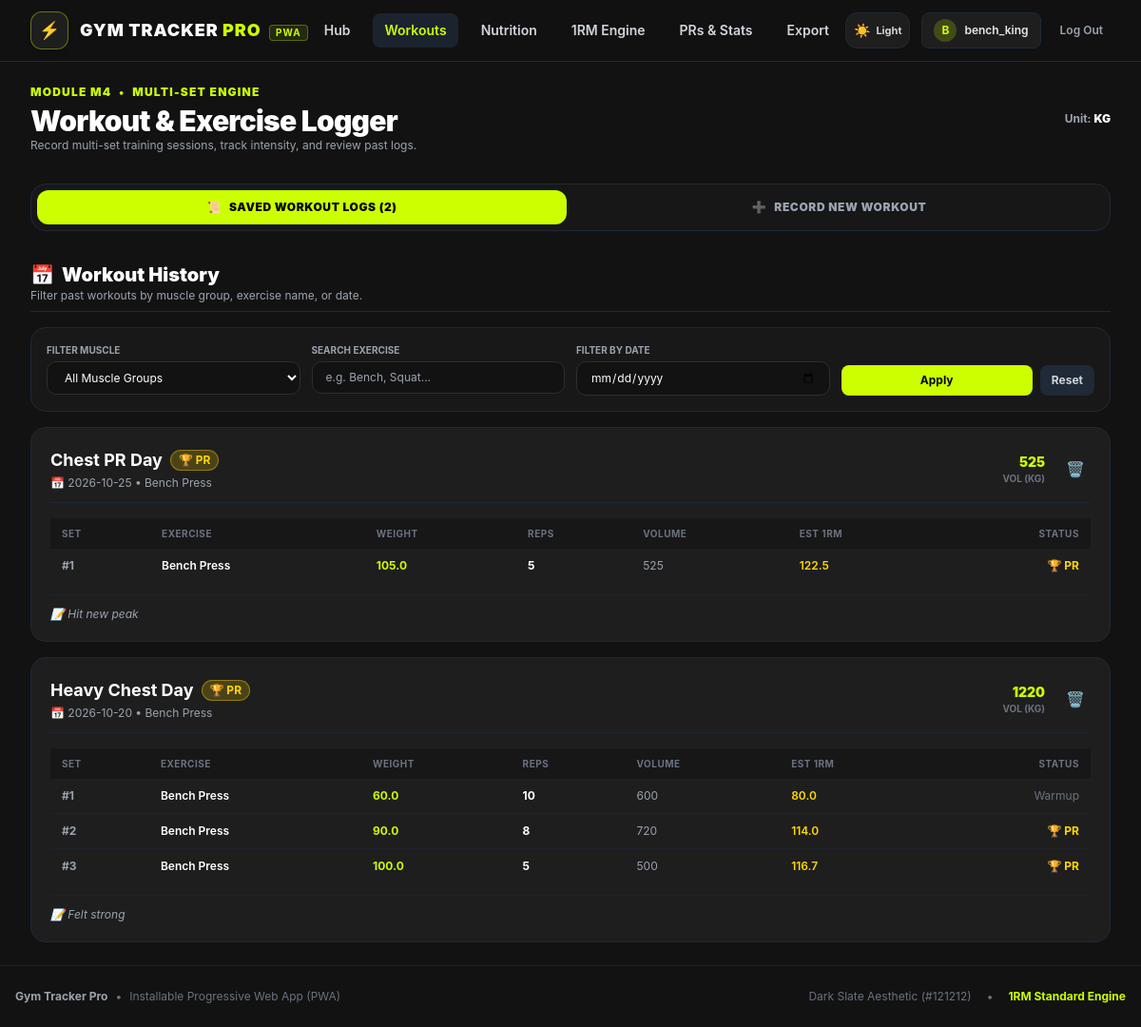
The page /workouts (signed in) on the database its author committed.
### tables this page shows
CREATE TABLE users (
            id INTEGER PRIMARY KEY AUTOINCREMENT,
            username TEXT UNIQUE NOT NULL,
            email TEXT UNIQUE NOT NULL,
            password_hash TEXT NOT NULL,
            display_name TEXT,
            unit_preference TEXT DEFAULT 'kg',
            daily_calorie_target INTEGER DEFAULT 2500,
            daily_protein_target INTEGER DEFAULT 160,
            daily_carbs_target INTEGER DEFAULT 250,
            daily_fat_target INTEGER DEFAULT 70,
            created_at TIMESTAMP DEFAULT CURRENT_TIMESTAMP
        , height REAL DEFAULT 175.0, weight REAL DEFAULT 75.0, fitness_goal TEXT DEFAULT 'gain_weight');

CREATE TABLE workout_sessions (
            id INTEGER PRIMARY KEY AUTOINCREMENT,
            user_id INTEGER NOT NULL REFERENCES users(id) ON DELETE CASCADE,
            title TEXT NOT NULL,
            date TEXT NOT NULL,
            notes TEXT,
            created_at TIMESTAMP DEFAULT CURRENT_TIMESTAMP
        );

CREATE TABLE workout_sets (
            id INTEGER PRIMARY KEY AUTOINCREMENT,
            session_id INTEGER NOT NULL REFERENCES workout_sessions(id) ON DELETE CASCADE,
            user_id INTEGER NOT NULL REFERENCES users(id) ON DELETE CASCADE,
            muscle_group TEXT NOT NULL,
            exercise_name TEXT NOT NULL,
            set_number INTEGER NOT NULL,
            weight REAL NOT NULL,
            reps INTEGER NOT NULL,
            rpe REAL DEFAULT 8.0,
            is_warmup INTEGER DEFAULT 0,
            is_pr INTEGER DEFAULT 0,
            estimated_1rm REAL,
            created_at TIMESTAMP DEFAULT CURRENT_TIMESTAMP
        );

### app.py (the view)
@app.route("/workouts")
@login_required
def workouts():
    today_str = datetime.now().strftime("%Y-%m-%d")
    sessions = WorkoutManager.get_user_workouts(current_user.id)
    return render_template("workouts.html", user=current_user, sessions=sessions, today=today_str)

### app.py (called while the page is built)
@login_manager.user_loader
def load_user(user_id):
    return User.get_by_id(int(user_id))

### database.py (called while the page is built)
def dict_factory(cursor, row):
    fields = [column[0] for column in cursor.description]
    return {key: value for key, value in zip(fields, row)}

@contextmanager
def get_db():
    conn = sqlite3.connect(DB_PATH, timeout=20.0)
    conn.execute("PRAGMA foreign_keys = ON;")
    conn.row_factory = dict_factory
    try:
        yield conn
        conn.commit()
    except Exception:
        conn.rollback()
        raise
    finally:
        conn.close()

### models.py (called while the page is built)
    @staticmethod
    def get_by_id(user_id: int):
        with get_db() as conn:
            cursor = conn.cursor()
            cursor.execute("SELECT * FROM users WHERE id = ?", (user_id,))
            row = cursor.fetchone()
            return User(row) if row else None

### templates/workouts.html (shortened to what this page needs)
{% extends "base.html" %}
{% block content %}
<div class="space-y-8">
  <div class="flex flex-col sm:flex-row sm:items-center justify-between gap-4">
    <div>
      <div class="flex items-center gap-2 text-xs uppercase font-black tracking-widest text-[#CCFF00]">
        <span>Module M4</span> • <span>Multi-Set Engine</span>
      </div>
      <h1 class="text-2xl sm:text-3xl font-black text-white tracking-tight mt-1">Workout & Exercise Logger</h1>
      <p class="text-gray-400 text-xs">Record multi-set training sessions, track intensity, and review past logs.</p>
    </div>
    <div class="flex items-center gap-3">
      <span class="text-xs font-bold text-gray-400">Unit: <strong class="text-white">{{ user.unit_preference | upper }}</strong></span>
    </div>
  </div>
  <div class="flex items-center gap-2 p-1.5 rounded-2xl bg-[#171717] border border-gray-800">
    <button type="button" id="tab-btn-history" onclick="switchWorkoutView('history')" class="flex-1 py-2.5 px-4 rounded-xl text-xs font-black uppercase tracking-wider transition flex items-center justify-center gap-2 bg-[#CCFF00] text-black shadow-sm">
      <span>📜</span> <span>Saved Workout Logs ({{ sessions | length }})</span>
    </button>
    <button type="button" id="tab-btn-new" onclick="switchWorkoutView('new')" class="flex-1 py-2.5 px-4 rounded-xl text-xs font-black uppercase tracking-wider transition flex items-center justify-center gap-2 text-gray-400 hover:text-white">
      <span>➕</span> <span>Record New Workout</span>
    </button>
  </div>
  <section id="section-workout-history" class="space-y-4">
    <div class="flex flex-col sm:flex-row sm:items-center justify-between gap-4 pb-2 border-b border-gray-800">
      <div>
        <h2 class="text-xl font-black text-white flex items-center gap-2">
          <span>📅</span> Workout History
        </h2>
        <p class="text-gray-400 text-xs">Filter past workouts by muscle group, exercise name, or date.</p>
      </div>
    </div>
    <div class="gt-card p-4 bg-[#181818] border border-gray-800 grid grid-cols-1 sm:grid-cols-4 gap-3">
      <div>
        <label class="block text-[10px] font-bold text-gray-400 uppercase mb-1">Filter Muscle</label>
        <select id="filter-muscle" class="gt-input w-full text-xs py-2 bg-[#121212]">
          <option value="All" selected>All Muscle Groups</option>
        </select>
      </div>
      <div>
        <label class="block text-[10px] font-bold text-gray-400 uppercase mb-1">Search Exercise</label>
        <input type="text" id="filter-exercise" placeholder="e.g. Bench, Squat..." class="gt-input w-full text-xs py-2">
      </div>
      <div>
        <label class="block text-[10px] font-bold text-gray-400 uppercase mb-1">Filter by Date</label>
        <input type="date" id="filter-date" class="gt-input w-full text-xs py-2">
      </div>
      <div class="flex items-end gap-2">
        <button type="button" id="btn-apply-filters" class="flex-1 py-2 px-3 rounded-lg bg-[#CCFF00] text-black font-bold text-xs hover:bg-[#b8e600] transition">
          Apply
        </button>
        <button type="button" id="btn-reset-filters" class="py-2 px-3 rounded-lg bg-gray-800 text-gray-300 font-bold text-xs hover:bg-gray-700 transition">
          Reset
        </button>
      </div>
    </div>
    <div id="workout-history-list" class="space-y-4">
      {% if sessions | length == 0 %}
        <div class="text-center py-12 bg-[#1E1E1E] border border-gray-800 rounded-2xl p-8">
          <div class="text-4xl mb-3">🏋️‍♂️</div>
          <h3 class="text-lg font-bold text-white mb-1">No Workouts Recorded</h3>
          <p class="text-gray-400 text-sm">Use the form above to log your first training session.</p>
        </div>
      {% else %}
        {% for s in sessions %}
          <div class="gt-card p-5 border border-gray-800 hover:border-gray-700 transition" id="workout-card-{{ s.id }}">
            <div class="flex flex-wrap items-center justify-between gap-3 mb-4 border-b border-gray-800/80 pb-3">
              <div>
                <div class="flex items-center gap-2">
                  <h3 class="text-lg font-bold text-white">{{ s.title }}</h3>
                  {% if s.has_pr %}
                    <span class="px-2 py-0.5 rounded-full text-xs font-bold bg-[#FFD700]/20 text-[#FFD700] border border-[#FFD700]/40 flex items-center gap-1">🏆 PR</span>
                  {% endif %}
                </div>
                <div class="text-xs text-gray-400 mt-0.5">📅 {{ s.date }} • {{ s.exercises_summary | join(', ') }}</div>
              </div>
              <div class="flex items-center gap-4">
                <div class="text-right">
                  <div class="text-sm font-black text-[#CCFF00]">{{ s.total_volume | int }}</div>
                  <div class="text-[10px] uppercase font-bold text-gray-500">Vol ({{ user.unit_preference }})</div>
                </div>
                <button onclick="deleteWorkoutSession({{ s.id }})" class="text-gray-500 hover:text-red-400 p-1.5 rounded-lg hover:bg-gray-800 transition" title="Delete workout">
                  🗑️
                </button>
              </div>
            </div>
            <div class="overflow-x-auto">
              <table class="w-full text-left text-xs text-gray-300">
                <thead class="text-[10px] uppercase tracking-wider text-gray-500 bg-[#171717] rounded-lg">
                  <tr>
                    <th class="py-2 px-3">Set</th>
                    <th class="py-2 px-3">Exercise</th>
                    <th class="py-2 px-3">Weight</th>
                    <th class="py-2 px-3">Reps</th>
                    <th class="py-2 px-3">Volume</th>
                    <th class="py-2 px-3">Est 1RM</th>
                    <th class="py-2 px-3 text-right">Status</th>
                  </tr>
                </thead>
                <tbody class="divide-y divide-gray-800/60">
                  {% for set in s.sets %}
                    <tr class="hover:bg-white/[0.02]">
                      <td class="py-2.5 px-3 font-bold text-gray-400">#{{ set.set_number }}</td>
                      <td class="py-2.5 px-3 font-semibold text-white">{{ set.exercise_name }}</td>
                      <td class="py-2.5 px-3 font-bold text-[#CCFF00]">{{ set.weight }}</td>
                      <td class="py-2.5 px-3 font-bold text-white">{{ set.reps }}</td>
                      <td class="py-2.5 px-3 text-gray-400">{{ (set.weight * set.reps) | int }}</td>
                      <td class="py-2.5 px-3 text-[#FFD700] font-semibold">{{ set.estimated_1rm if set.estimated_1rm else '-' }}</td>
                      <td class="py-2.5 px-3 text-right">
                        {% if set.is_pr %}
                          <span class="text-[#FFD700] font-bold">🏆 PR</span>
                        {% elif set.is_warmup %}
                          <span class="text-gray-500">Warmup</span>
                        {% else %}
                          <span class="text-gray-400">Done</span>
                        {% endif %}
                      </td>
                    </tr>
                  {% endfor %}
                </tbody>
              </table>
            </div>
            {% if s.notes %}
              <div class="mt-3 pt-3 border-t border-gray-800/60 text-xs text-gray-400 italic">📝 {{ s.notes }}</div>
            {% endif %}
          </div>
        {% endfor %}
      {% endif %}
    </div>
  </section>
</div>
{% endblock %}

### templates/base.html (shortened to what this page needs)
<!DOCTYPE html>
<html lang="en" class="dark">
<head>
  <script src="https://cdn.tailwindcss.com"></script>
  <link rel="stylesheet" href="/static/css/style.css">
</head>
<body class="bg-[#121212] text-gray-100 min-h-screen flex flex-col pb-16 md:pb-0 transition-colors duration-200">
  <header class="sticky top-0 z-50 bg-[#121212]/90 backdrop-blur-md border-b border-gray-800 transition-colors duration-200">
    <div class="max-w-7xl mx-auto px-4 sm:px-6 lg:px-8 h-16 flex items-center justify-between">
      <a href="{{ url_for('dashboard') if current_user.is_authenticated else url_for('index') }}" class="flex items-center gap-3 group">
        <div class="w-10 h-10 rounded-xl bg-[#1E1E1E] border border-[#CCFF00]/40 flex items-center justify-center text-lg shadow-md group-hover:border-[#CCFF00] group-hover:shadow-[0_0_15px_rgba(204,255,0,0.3)] transition">
          ⚡
        </div>
        <div>
          <span class="font-black text-lg tracking-wider text-white">GYM TRACKER <span class="text-[#CCFF00]">PRO</span></span>
          <span class="hidden sm:inline-block text-[10px] uppercase font-bold tracking-widest px-1.5 py-0.2 bg-[#CCFF00]/10 text-[#CCFF00] rounded ml-1 border border-[#CCFF00]/30">PWA</span>
        </div>
      </a>
      {% if current_user.is_authenticated %}
      <nav class="hidden md:flex items-center space-x-1 lg:space-x-3 text-sm font-semibold">
        <a href="{{ url_for('dashboard') }}" class="px-3 py-2 rounded-lg hover:text-[#CCFF00] hover:bg-gray-800/60 transition {{ 'text-[#CCFF00] bg-gray-800/80' if request.endpoint == 'dashboard' else 'text-gray-300' }}">
          Hub
        </a>
        <a href="{{ url_for('workouts') }}" class="px-3 py-2 rounded-lg hover:text-[#CCFF00] hover:bg-gray-800/60 transition {{ 'text-[#CCFF00] bg-gray-800/80' if request.endpoint == 'workouts' else 'text-gray-300' }}">
          Workouts
        </a>
        <a href="{{ url_for('nutrition') }}" class="px-3 py-2 rounded-lg hover:text-[#CCFF00] hover:bg-gray-800/60 transition {{ 'text-[#CCFF00] bg-gray-800/80' if request.endpoint == 'nutrition' else 'text-gray-300' }}">
          Nutrition
        </a>
        <a href="{{ url_for('one_rep_max') }}" class="px-3 py-2 rounded-lg hover:text-[#CCFF00] hover:bg-gray-800/60 transition {{ 'text-[#CCFF00] bg-gray-800/80' if request.endpoint == 'one_rep_max' else 'text-gray-300' }}">
          1RM Engine
        </a>
        <a href="{{ url_for('analytics') }}" class="px-3 py-2 rounded-lg hover:text-[#CCFF00] hover:bg-gray-800/60 transition {{ 'text-[#CCFF00] bg-gray-800/80' if request.endpoint == 'analytics' else 'text-gray-300' }}">
          PRs & Stats
        </a>
        <a href="{{ url_for('export_view') }}" class="px-3 py-2 rounded-lg hover:text-[#CCFF00] hover:bg-gray-800/60 transition {{ 'text-[#CCFF00] bg-gray-800/80' if request.endpoint == 'export_view' else 'text-gray-300' }}">
          Export
        </a>
      </nav>
      {% endif %}
      <div class="flex items-center gap-2 sm:gap-3">
        <button type="button" class="btn-theme-toggle p-2 rounded-xl bg-[#1E1E1E] border border-gray-800 hover:border-[#CCFF00]/40 text-gray-300 hover:text-white transition flex items-center gap-1.5 shadow-sm text-xs font-bold" title="Toggle Dark / White Theme">
          <span class="theme-icon text-sm">☀️</span>
          <span class="theme-label hidden sm:inline text-[11px]">Light</span>
        </button>
        {% if current_user.is_authenticated %}
        <a href="{{ url_for('profile') }}" class="flex items-center gap-2 px-3 py-1.5 rounded-lg bg-[#1E1E1E] border border-gray-800 hover:border-gray-700 transition" title="Profile Settings">
          <div class="w-6 h-6 rounded-full bg-[#CCFF00]/20 text-[#CCFF00] flex items-center justify-center text-xs font-bold">
            {{ current_user.display_name[0] | upper }}
          </div>
          <span class="text-xs font-semibold text-gray-200 hidden sm:inline">{{ current_user.display_name }}</span>
        </a>
        <a href="{{ url_for('logout') }}" class="text-xs font-semibold text-gray-400 hover:text-red-400 px-2 py-1.5 rounded-lg transition" title="Sign Out">
          Log Out
        </a>
        {% endif %}
      </div>
    </div>
  </header>
  <main class="flex-1 w-full max-w-7xl mx-auto px-4 sm:px-6 lg:px-8 py-6">
    {% block content %}{% endblock %}
  </main>
  <footer class="border-t border-gray-800/80 py-6 text-center text-xs text-gray-500 mt-auto">
    <div class="max-w-7xl mx-auto px-4 flex flex-col sm:flex-row items-center justify-between gap-3">
      <div class="flex items-center gap-2">
        <span class="font-bold text-gray-400">Gym Tracker Pro</span>
        <span>•</span>
        <span>Installable Progressive Web App (PWA)</span>
      </div>
      <div class="flex items-center gap-4">
        <span>Dark Slate Aesthetic (#121212)</span>
        <span>•</span>
        <span class="text-[#CCFF00] font-bold">1RM Standard Engine</span>
      </div>
    </div>
  </footer>
</body>
</html>

### static/css/style.css (style rules this page uses)
:root { --bg-dark: #121212; --card-dark: #1E1E1E; --card-border: #2A2A2A; --accent-lime: #CCFF00; --accent-gold: #FFD700; --accent-cyan: #00E5FF; --text-muted: #9CA3AF; }
body { background-color: var(--bg-dark); color: #FFFFFF; font-family: -apple-system, BlinkMacSystemFont, "Segoe UI", Roboto, "Helvetica Neue", Arial, sans-serif; overflow-x: hidden; -webkit-font-smoothing: antialiased; }
.gt-card { background-color: var(--card-dark); border: 1px solid var(--card-border); border-radius: 1rem; transition: all 0.25s cubic-bezier(0.16, 1, 0.3, 1); position: relative; overflow: hidden; }
.gt-input { background-color: #121212; border: 1px solid #2E2E2E; color: #FFFFFF; border-radius: 0.625rem; padding: 0.625rem 0.875rem; font-size: 0.925rem; transition: border-color 0.2s ease, box-shadow 0.2s ease; }

### rows shown on the page
users: display_name "B", display_name "bench_king", unit_preference "KG"
workout_sessions: title "Chest PR Day", date "2026-10-25", exercises_summary "Bench Press", total_volume "525", notes "Hit new peak"
workout_sets: set_number "1", exercise_name "Bench Press", weight "105.0", reps "5", (set.weight*set.reps)|int "525", estimated_1rm "122.5", is_pr "🏆 PR"
workout_sessions: title "Heavy Chest Day", date "2026-10-20", exercises_summary "Bench Press", total_volume "1220", notes "Felt strong"
workout_sets: set_number "1", exercise_name "Bench Press", weight "60.0", reps "10", (set.weight*set.reps)|int "600", estimated_1rm "80.0", is_pr "Warmup"
workout_sets: set_number "2", exercise_name "Bench Press", weight "90.0", reps "8", (set.weight*set.reps)|int "720", estimated_1rm "114.0", is_pr "🏆 PR"
workout_sets: set_number "3", exercise_name "Bench Press", weight "100.0", reps "5", (set.weight*set.reps)|int "500", estimated_1rm "116.7", is_pr "🏆 PR"

### other values the page prints
{{ sessions | length }} "2"
